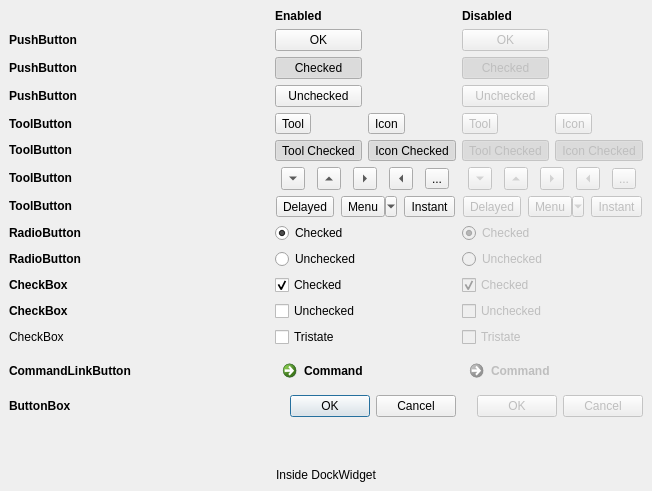
<?xml version="1.0" encoding="UTF-8"?>
<ui version="4.0">
 <class>DockWidget</class>
 <widget class="QDockWidget" name="DockWidget">
  <property name="geometry">
   <rect>
    <x>0</x>
    <y>0</y>
    <width>652</width>
    <height>491</height>
   </rect>
  </property>
  <property name="windowTitle">
   <string>Buttons</string>
  </property>
  <widget class="QWidget" name="dockWidgetContents">
   <layout class="QGridLayout" name="gridLayout">
    <item row="0" column="1">
     <widget class="QLabel" name="label_72">
      <property name="font">
       <font>
        <weight>75</weight>
        <bold>true</bold>
       </font>
      </property>
      <property name="text">
       <string>Enabled</string>
      </property>
     </widget>
    </item>
    <item row="0" column="3">
     <widget class="QLabel" name="label_73">
      <property name="font">
       <font>
        <weight>75</weight>
        <bold>true</bold>
       </font>
      </property>
      <property name="text">
       <string>Disabled</string>
      </property>
     </widget>
    </item>
    <item row="1" column="0">
     <widget class="QLabel" name="label_26">
      <property name="minimumSize">
       <size>
        <width>0</width>
        <height>0</height>
       </size>
      </property>
      <property name="maximumSize">
       <size>
        <width>16777215</width>
        <height>16777215</height>
       </size>
      </property>
      <property name="font">
       <font>
        <weight>75</weight>
        <bold>true</bold>
       </font>
      </property>
      <property name="toolTip">
       <string>This is a tool tip</string>
      </property>
      <property name="statusTip">
       <string>This is a status tip</string>
      </property>
      <property name="whatsThis">
       <string>This is &quot;what is this&quot;</string>
      </property>
      <property name="text">
       <string>PushButton</string>
      </property>
     </widget>
    </item>
    <item row="1" column="1">
     <widget class="QPushButton" name="pushButton">
      <property name="minimumSize">
       <size>
        <width>0</width>
        <height>0</height>
       </size>
      </property>
      <property name="maximumSize">
       <size>
        <width>16777215</width>
        <height>16777215</height>
       </size>
      </property>
      <property name="toolTip">
       <string>This is a tool tip</string>
      </property>
      <property name="statusTip">
       <string>This is a status tip</string>
      </property>
      <property name="whatsThis">
       <string>This is &quot;what is this&quot;</string>
      </property>
      <property name="text">
       <string>OK</string>
      </property>
     </widget>
    </item>
    <item row="1" column="3">
     <widget class="QPushButton" name="pushButtonDis">
      <property name="enabled">
       <bool>false</bool>
      </property>
      <property name="minimumSize">
       <size>
        <width>0</width>
        <height>0</height>
       </size>
      </property>
      <property name="maximumSize">
       <size>
        <width>16777215</width>
        <height>16777215</height>
       </size>
      </property>
      <property name="toolTip">
       <string>This is a tool tip</string>
      </property>
      <property name="statusTip">
       <string>This is a status tip</string>
      </property>
      <property name="whatsThis">
       <string>This is &quot;what is this&quot;</string>
      </property>
      <property name="text">
       <string>OK</string>
      </property>
      <property name="default">
       <bool>false</bool>
      </property>
     </widget>
    </item>
    <item row="2" column="0">
     <widget class="QLabel" name="label_74">
      <property name="font">
       <font>
        <weight>75</weight>
        <bold>true</bold>
       </font>
      </property>
      <property name="text">
       <string>PushButton</string>
      </property>
     </widget>
    </item>
    <item row="2" column="1">
     <widget class="QPushButton" name="pushButtonChecked">
      <property name="maximumSize">
       <size>
        <width>16777215</width>
        <height>16777215</height>
       </size>
      </property>
      <property name="text">
       <string>Checked</string>
      </property>
      <property name="checkable">
       <bool>true</bool>
      </property>
      <property name="checked">
       <bool>true</bool>
      </property>
     </widget>
    </item>
    <item row="2" column="3">
     <widget class="QPushButton" name="pushButtonCheckedDis">
      <property name="enabled">
       <bool>false</bool>
      </property>
      <property name="text">
       <string>Checked</string>
      </property>
      <property name="checkable">
       <bool>true</bool>
      </property>
      <property name="checked">
       <bool>true</bool>
      </property>
     </widget>
    </item>
    <item row="3" column="0">
     <widget class="QLabel" name="label_76">
      <property name="font">
       <font>
        <weight>75</weight>
        <bold>true</bold>
       </font>
      </property>
      <property name="text">
       <string>PushButton</string>
      </property>
     </widget>
    </item>
    <item row="3" column="1">
     <widget class="QPushButton" name="pushButtonUnchecked">
      <property name="text">
       <string>Unchecked</string>
      </property>
      <property name="checkable">
       <bool>true</bool>
      </property>
     </widget>
    </item>
    <item row="3" column="3">
     <widget class="QPushButton" name="pushButtonUncheckedDis">
      <property name="enabled">
       <bool>false</bool>
      </property>
      <property name="text">
       <string>Unchecked</string>
      </property>
      <property name="checkable">
       <bool>true</bool>
      </property>
     </widget>
    </item>
    <item row="4" column="0">
     <widget class="QLabel" name="label_33">
      <property name="minimumSize">
       <size>
        <width>0</width>
        <height>0</height>
       </size>
      </property>
      <property name="maximumSize">
       <size>
        <width>16777215</width>
        <height>16777215</height>
       </size>
      </property>
      <property name="font">
       <font>
        <weight>75</weight>
        <bold>true</bold>
       </font>
      </property>
      <property name="toolTip">
       <string>This is a tool tip</string>
      </property>
      <property name="statusTip">
       <string>This is a status tip</string>
      </property>
      <property name="whatsThis">
       <string>This is &quot;what is this&quot;</string>
      </property>
      <property name="text">
       <string>ToolButton</string>
      </property>
     </widget>
    </item>
    <item row="4" column="1">
     <widget class="QToolButton" name="toolButton">
      <property name="minimumSize">
       <size>
        <width>0</width>
        <height>0</height>
       </size>
      </property>
      <property name="maximumSize">
       <size>
        <width>16777215</width>
        <height>16777215</height>
       </size>
      </property>
      <property name="toolTip">
       <string>This is a tool tip</string>
      </property>
      <property name="statusTip">
       <string>This is a status tip</string>
      </property>
      <property name="whatsThis">
       <string>This is &quot;what is this&quot;</string>
      </property>
      <property name="text">
       <string>Tool</string>
      </property>
     </widget>
    </item>
    <item row="4" column="2">
     <widget class="QToolButton" name="toolButtonIcon">
      <property name="text">
       <string>Icon</string>
      </property>
      <property name="icon">
       <iconset resource="../../qdarkstyle/style.qrc">
        <normaloff>:/qss_icons/rc/window_undock@2x.png</normaloff>:/qss_icons/rc/window_undock@2x.png</iconset>
      </property>
     </widget>
    </item>
    <item row="4" column="3">
     <widget class="QToolButton" name="toolButtonDis">
      <property name="enabled">
       <bool>false</bool>
      </property>
      <property name="minimumSize">
       <size>
        <width>0</width>
        <height>0</height>
       </size>
      </property>
      <property name="maximumSize">
       <size>
        <width>16777215</width>
        <height>16777215</height>
       </size>
      </property>
      <property name="toolTip">
       <string>This is a tool tip</string>
      </property>
      <property name="statusTip">
       <string>This is a status tip</string>
      </property>
      <property name="whatsThis">
       <string>This is &quot;what is this&quot;</string>
      </property>
      <property name="text">
       <string>Tool</string>
      </property>
     </widget>
    </item>
    <item row="4" column="4">
     <widget class="QToolButton" name="toolButtonIconDis">
      <property name="enabled">
       <bool>false</bool>
      </property>
      <property name="text">
       <string>Icon</string>
      </property>
     </widget>
    </item>
    <item row="5" column="0">
     <widget class="QLabel" name="label_2">
      <property name="text">
       <string>&lt;html&gt;&lt;head/&gt;&lt;body&gt;&lt;p&gt;&lt;span style=&quot; font-weight:600;&quot;&gt;ToolButton&lt;/span&gt;&lt;/p&gt;&lt;/body&gt;&lt;/html&gt;</string>
      </property>
     </widget>
    </item>
    <item row="5" column="1">
     <widget class="QToolButton" name="toolButtonChecked">
      <property name="text">
       <string>Tool Checked</string>
      </property>
      <property name="checkable">
       <bool>true</bool>
      </property>
      <property name="checked">
       <bool>true</bool>
      </property>
      <property name="popupMode">
       <enum>QToolButton::DelayedPopup</enum>
      </property>
     </widget>
    </item>
    <item row="5" column="2">
     <widget class="QToolButton" name="toolButtonCheckedIcon">
      <property name="text">
       <string>Icon Checked</string>
      </property>
      <property name="icon">
       <iconset resource="../../qdarkstyle/style.qrc">
        <normaloff>:/qss_icons/rc/window_undock.png</normaloff>:/qss_icons/rc/window_undock.png</iconset>
      </property>
      <property name="checkable">
       <bool>true</bool>
      </property>
      <property name="checked">
       <bool>true</bool>
      </property>
     </widget>
    </item>
    <item row="5" column="3">
     <widget class="QToolButton" name="toolButtonCheckedDis">
      <property name="enabled">
       <bool>false</bool>
      </property>
      <property name="text">
       <string>Tool Checked</string>
      </property>
      <property name="checkable">
       <bool>true</bool>
      </property>
      <property name="checked">
       <bool>true</bool>
      </property>
      <property name="popupMode">
       <enum>QToolButton::DelayedPopup</enum>
      </property>
     </widget>
    </item>
    <item row="5" column="4">
     <widget class="QToolButton" name="toolButtonCheckedIconDis">
      <property name="enabled">
       <bool>false</bool>
      </property>
      <property name="text">
       <string>Icon Checked</string>
      </property>
      <property name="checkable">
       <bool>true</bool>
      </property>
      <property name="checked">
       <bool>true</bool>
      </property>
     </widget>
    </item>
    <item row="6" column="0">
     <widget class="QLabel" name="label_3">
      <property name="text">
       <string>&lt;html&gt;&lt;head/&gt;&lt;body&gt;&lt;p&gt;&lt;span style=&quot; font-weight:600;&quot;&gt;ToolButton&lt;/span&gt;&lt;/p&gt;&lt;/body&gt;&lt;/html&gt;</string>
      </property>
     </widget>
    </item>
    <item row="6" column="1" colspan="2">
     <layout class="QGridLayout" name="gridLayout_3">
      <item row="0" column="1">
       <widget class="QToolButton" name="toolButtonArrowUp">
        <property name="text">
         <string>...</string>
        </property>
        <property name="arrowType">
         <enum>Qt::UpArrow</enum>
        </property>
       </widget>
      </item>
      <item row="0" column="3">
       <widget class="QToolButton" name="toolButtonArrowLeft">
        <property name="text">
         <string>...</string>
        </property>
        <property name="arrowType">
         <enum>Qt::LeftArrow</enum>
        </property>
       </widget>
      </item>
      <item row="0" column="2">
       <widget class="QToolButton" name="toolButtonArrowRight">
        <property name="text">
         <string>...</string>
        </property>
        <property name="arrowType">
         <enum>Qt::RightArrow</enum>
        </property>
       </widget>
      </item>
      <item row="0" column="0">
       <widget class="QToolButton" name="toolButtonArrowDown">
        <property name="text">
         <string>...</string>
        </property>
        <property name="arrowType">
         <enum>Qt::DownArrow</enum>
        </property>
       </widget>
      </item>
      <item row="0" column="4">
       <widget class="QToolButton" name="toolButtonDots">
        <property name="text">
         <string>...</string>
        </property>
       </widget>
      </item>
     </layout>
    </item>
    <item row="6" column="3" colspan="2">
     <layout class="QGridLayout" name="gridLayout_2">
      <item row="0" column="1">
       <widget class="QToolButton" name="toolButtonArrowUpDis">
        <property name="enabled">
         <bool>false</bool>
        </property>
        <property name="text">
         <string>...</string>
        </property>
        <property name="arrowType">
         <enum>Qt::UpArrow</enum>
        </property>
       </widget>
      </item>
      <item row="0" column="0">
       <widget class="QToolButton" name="toolButtonArrowDownDis">
        <property name="enabled">
         <bool>false</bool>
        </property>
        <property name="text">
         <string>...</string>
        </property>
        <property name="arrowType">
         <enum>Qt::DownArrow</enum>
        </property>
       </widget>
      </item>
      <item row="0" column="2">
       <widget class="QToolButton" name="toolButtonArrowRightDis">
        <property name="enabled">
         <bool>false</bool>
        </property>
        <property name="text">
         <string>...</string>
        </property>
        <property name="arrowType">
         <enum>Qt::RightArrow</enum>
        </property>
       </widget>
      </item>
      <item row="0" column="3">
       <widget class="QToolButton" name="toolButtonArrowLeftDis">
        <property name="enabled">
         <bool>false</bool>
        </property>
        <property name="text">
         <string>...</string>
        </property>
        <property name="arrowType">
         <enum>Qt::LeftArrow</enum>
        </property>
       </widget>
      </item>
      <item row="0" column="4">
       <widget class="QToolButton" name="toolButtonDotsDis">
        <property name="enabled">
         <bool>false</bool>
        </property>
        <property name="text">
         <string>...</string>
        </property>
       </widget>
      </item>
     </layout>
    </item>
    <item row="7" column="0">
     <widget class="QLabel" name="label_4">
      <property name="text">
       <string>&lt;html&gt;&lt;head/&gt;&lt;body&gt;&lt;p&gt;&lt;span style=&quot; font-weight:600;&quot;&gt;ToolButton&lt;/span&gt;&lt;/p&gt;&lt;/body&gt;&lt;/html&gt;</string>
      </property>
     </widget>
    </item>
    <item row="7" column="1" colspan="2">
     <layout class="QHBoxLayout" name="horizontalLayout">
      <item>
       <widget class="QToolButton" name="toolButtonDelayedPopup">
        <property name="text">
         <string>Delayed</string>
        </property>
        <property name="arrowType">
         <enum>Qt::NoArrow</enum>
        </property>
       </widget>
      </item>
      <item>
       <widget class="QToolButton" name="toolButtonMenuButtonPopup">
        <property name="text">
         <string>Menu</string>
        </property>
        <property name="popupMode">
         <enum>QToolButton::MenuButtonPopup</enum>
        </property>
       </widget>
      </item>
      <item>
       <widget class="QToolButton" name="toolButtonInstantPopup">
        <property name="text">
         <string>Instant</string>
        </property>
        <property name="popupMode">
         <enum>QToolButton::InstantPopup</enum>
        </property>
       </widget>
      </item>
     </layout>
    </item>
    <item row="7" column="3" colspan="2">
     <layout class="QHBoxLayout" name="horizontalLayout_2">
      <item>
       <widget class="QToolButton" name="toolButtonDelayedPopupDis">
        <property name="enabled">
         <bool>false</bool>
        </property>
        <property name="text">
         <string>Delayed</string>
        </property>
        <property name="arrowType">
         <enum>Qt::NoArrow</enum>
        </property>
       </widget>
      </item>
      <item>
       <widget class="QToolButton" name="toolButtonMenuButtonPopupDis">
        <property name="enabled">
         <bool>false</bool>
        </property>
        <property name="text">
         <string>Menu</string>
        </property>
        <property name="popupMode">
         <enum>QToolButton::MenuButtonPopup</enum>
        </property>
       </widget>
      </item>
      <item>
       <widget class="QToolButton" name="toolButtonInstantPopupDis">
        <property name="enabled">
         <bool>false</bool>
        </property>
        <property name="text">
         <string>Instant</string>
        </property>
        <property name="popupMode">
         <enum>QToolButton::InstantPopup</enum>
        </property>
       </widget>
      </item>
     </layout>
    </item>
    <item row="8" column="0">
     <widget class="QLabel" name="label_75">
      <property name="font">
       <font>
        <weight>75</weight>
        <bold>true</bold>
       </font>
      </property>
      <property name="text">
       <string>RadioButton</string>
      </property>
     </widget>
    </item>
    <item row="8" column="1">
     <widget class="QRadioButton" name="radioButtonChecked">
      <property name="text">
       <string>Checked</string>
      </property>
      <property name="checked">
       <bool>true</bool>
      </property>
      <property name="autoExclusive">
       <bool>false</bool>
      </property>
     </widget>
    </item>
    <item row="8" column="3">
     <widget class="QRadioButton" name="radioButtonCheckedDis">
      <property name="enabled">
       <bool>false</bool>
      </property>
      <property name="text">
       <string>Checked</string>
      </property>
      <property name="checked">
       <bool>true</bool>
      </property>
      <property name="autoExclusive">
       <bool>false</bool>
      </property>
     </widget>
    </item>
    <item row="9" column="0">
     <widget class="QLabel" name="label_29">
      <property name="minimumSize">
       <size>
        <width>0</width>
        <height>0</height>
       </size>
      </property>
      <property name="maximumSize">
       <size>
        <width>16777215</width>
        <height>16777215</height>
       </size>
      </property>
      <property name="font">
       <font>
        <weight>75</weight>
        <bold>true</bold>
       </font>
      </property>
      <property name="toolTip">
       <string>This is a tool tip</string>
      </property>
      <property name="statusTip">
       <string>This is a status tip</string>
      </property>
      <property name="whatsThis">
       <string>This is &quot;what is this&quot;</string>
      </property>
      <property name="text">
       <string>RadioButton</string>
      </property>
     </widget>
    </item>
    <item row="9" column="1">
     <widget class="QRadioButton" name="radioButtonUnchecked">
      <property name="minimumSize">
       <size>
        <width>0</width>
        <height>0</height>
       </size>
      </property>
      <property name="maximumSize">
       <size>
        <width>16777215</width>
        <height>16777215</height>
       </size>
      </property>
      <property name="toolTip">
       <string>This is a tool tip</string>
      </property>
      <property name="statusTip">
       <string>This is a status tip</string>
      </property>
      <property name="whatsThis">
       <string>This is &quot;what is this&quot;</string>
      </property>
      <property name="text">
       <string>Unchecked</string>
      </property>
      <property name="autoExclusive">
       <bool>false</bool>
      </property>
     </widget>
    </item>
    <item row="9" column="3">
     <widget class="QRadioButton" name="radioButtonUncheckedDis">
      <property name="enabled">
       <bool>false</bool>
      </property>
      <property name="minimumSize">
       <size>
        <width>0</width>
        <height>0</height>
       </size>
      </property>
      <property name="maximumSize">
       <size>
        <width>16777215</width>
        <height>16777215</height>
       </size>
      </property>
      <property name="toolTip">
       <string>This is a tool tip</string>
      </property>
      <property name="statusTip">
       <string>This is a status tip</string>
      </property>
      <property name="whatsThis">
       <string>This is &quot;what is this&quot;</string>
      </property>
      <property name="text">
       <string>Unchecked</string>
      </property>
      <property name="checked">
       <bool>false</bool>
      </property>
      <property name="autoExclusive">
       <bool>false</bool>
      </property>
     </widget>
    </item>
    <item row="10" column="0">
     <widget class="QLabel" name="label_53">
      <property name="font">
       <font>
        <weight>75</weight>
        <bold>true</bold>
       </font>
      </property>
      <property name="text">
       <string>CheckBox</string>
      </property>
     </widget>
    </item>
    <item row="10" column="1">
     <widget class="QCheckBox" name="checkBoxChecked">
      <property name="text">
       <string>Checked</string>
      </property>
      <property name="checked">
       <bool>true</bool>
      </property>
     </widget>
    </item>
    <item row="10" column="3">
     <widget class="QCheckBox" name="checkBoxCheckedDis">
      <property name="enabled">
       <bool>false</bool>
      </property>
      <property name="text">
       <string>Checked</string>
      </property>
      <property name="checked">
       <bool>true</bool>
      </property>
     </widget>
    </item>
    <item row="11" column="0">
     <widget class="QLabel" name="label_30">
      <property name="minimumSize">
       <size>
        <width>0</width>
        <height>0</height>
       </size>
      </property>
      <property name="maximumSize">
       <size>
        <width>16777215</width>
        <height>16777215</height>
       </size>
      </property>
      <property name="font">
       <font>
        <weight>75</weight>
        <bold>true</bold>
       </font>
      </property>
      <property name="toolTip">
       <string>This is a tool tip</string>
      </property>
      <property name="statusTip">
       <string>This is a status tip</string>
      </property>
      <property name="whatsThis">
       <string>This is &quot;what is this&quot;</string>
      </property>
      <property name="text">
       <string>CheckBox</string>
      </property>
     </widget>
    </item>
    <item row="11" column="1">
     <widget class="QCheckBox" name="checkBoxEnabled">
      <property name="minimumSize">
       <size>
        <width>0</width>
        <height>0</height>
       </size>
      </property>
      <property name="maximumSize">
       <size>
        <width>16777215</width>
        <height>16777215</height>
       </size>
      </property>
      <property name="toolTip">
       <string>This is a tool tip</string>
      </property>
      <property name="statusTip">
       <string>This is a status tip</string>
      </property>
      <property name="whatsThis">
       <string>This is &quot;what is this&quot;</string>
      </property>
      <property name="text">
       <string>Unchecked</string>
      </property>
      <property name="tristate">
       <bool>false</bool>
      </property>
     </widget>
    </item>
    <item row="11" column="3">
     <widget class="QCheckBox" name="checkBoxUncheckedDis">
      <property name="enabled">
       <bool>false</bool>
      </property>
      <property name="minimumSize">
       <size>
        <width>0</width>
        <height>0</height>
       </size>
      </property>
      <property name="maximumSize">
       <size>
        <width>16777215</width>
        <height>16777215</height>
       </size>
      </property>
      <property name="toolTip">
       <string>This is a tool tip</string>
      </property>
      <property name="statusTip">
       <string>This is a status tip</string>
      </property>
      <property name="whatsThis">
       <string>This is &quot;what is this&quot;</string>
      </property>
      <property name="text">
       <string>Unchecked</string>
      </property>
      <property name="checked">
       <bool>false</bool>
      </property>
     </widget>
    </item>
    <item row="12" column="0">
     <widget class="QLabel" name="label">
      <property name="text">
       <string>CheckBox</string>
      </property>
     </widget>
    </item>
    <item row="12" column="1">
     <widget class="QCheckBox" name="checkBoxTristate">
      <property name="text">
       <string>Tristate</string>
      </property>
      <property name="checked">
       <bool>false</bool>
      </property>
      <property name="tristate">
       <bool>true</bool>
      </property>
     </widget>
    </item>
    <item row="12" column="3">
     <widget class="QCheckBox" name="checkBoxTristateDis">
      <property name="enabled">
       <bool>false</bool>
      </property>
      <property name="text">
       <string>Tristate</string>
      </property>
      <property name="checked">
       <bool>false</bool>
      </property>
      <property name="tristate">
       <bool>true</bool>
      </property>
     </widget>
    </item>
    <item row="13" column="0">
     <widget class="QLabel" name="label_31">
      <property name="minimumSize">
       <size>
        <width>0</width>
        <height>0</height>
       </size>
      </property>
      <property name="maximumSize">
       <size>
        <width>16777215</width>
        <height>16777215</height>
       </size>
      </property>
      <property name="font">
       <font>
        <weight>75</weight>
        <bold>true</bold>
       </font>
      </property>
      <property name="toolTip">
       <string>This is a tool tip</string>
      </property>
      <property name="statusTip">
       <string>This is a status tip</string>
      </property>
      <property name="whatsThis">
       <string>This is &quot;what is this&quot;</string>
      </property>
      <property name="text">
       <string>CommandLinkButton</string>
      </property>
     </widget>
    </item>
    <item row="13" column="1" colspan="2">
     <widget class="QCommandLinkButton" name="commandLinkButton">
      <property name="minimumSize">
       <size>
        <width>0</width>
        <height>0</height>
       </size>
      </property>
      <property name="maximumSize">
       <size>
        <width>16777215</width>
        <height>16777215</height>
       </size>
      </property>
      <property name="toolTip">
       <string>This is a tool tip</string>
      </property>
      <property name="statusTip">
       <string>This is a status tip</string>
      </property>
      <property name="whatsThis">
       <string>This is &quot;what is this&quot;</string>
      </property>
      <property name="text">
       <string>Command</string>
      </property>
     </widget>
    </item>
    <item row="13" column="3" colspan="2">
     <widget class="QCommandLinkButton" name="commandLinkButtonDIs">
      <property name="enabled">
       <bool>false</bool>
      </property>
      <property name="maximumSize">
       <size>
        <width>16777215</width>
        <height>16777215</height>
       </size>
      </property>
      <property name="text">
       <string>Command</string>
      </property>
     </widget>
    </item>
    <item row="14" column="0">
     <widget class="QLabel" name="label_32">
      <property name="minimumSize">
       <size>
        <width>0</width>
        <height>0</height>
       </size>
      </property>
      <property name="maximumSize">
       <size>
        <width>16777215</width>
        <height>16777215</height>
       </size>
      </property>
      <property name="font">
       <font>
        <weight>75</weight>
        <bold>true</bold>
       </font>
      </property>
      <property name="toolTip">
       <string>This is a tool tip</string>
      </property>
      <property name="statusTip">
       <string>This is a status tip</string>
      </property>
      <property name="whatsThis">
       <string>This is &quot;what is this&quot;</string>
      </property>
      <property name="text">
       <string>ButtonBox</string>
      </property>
     </widget>
    </item>
    <item row="14" column="1" colspan="2">
     <widget class="QDialogButtonBox" name="buttonBox">
      <property name="minimumSize">
       <size>
        <width>0</width>
        <height>0</height>
       </size>
      </property>
      <property name="maximumSize">
       <size>
        <width>16777215</width>
        <height>16777215</height>
       </size>
      </property>
      <property name="toolTip">
       <string>This is a tool tip</string>
      </property>
      <property name="statusTip">
       <string>This is a status tip</string>
      </property>
      <property name="whatsThis">
       <string>This is &quot;what is this&quot;</string>
      </property>
      <property name="standardButtons">
       <set>QDialogButtonBox::Cancel|QDialogButtonBox::Ok</set>
      </property>
     </widget>
    </item>
    <item row="14" column="3" colspan="2">
     <widget class="QDialogButtonBox" name="buttonBoxDis">
      <property name="enabled">
       <bool>false</bool>
      </property>
      <property name="standardButtons">
       <set>QDialogButtonBox::Cancel|QDialogButtonBox::Ok</set>
      </property>
     </widget>
    </item>
    <item row="15" column="0">
     <spacer name="verticalSpacer">
      <property name="toolTip">
       <string>Vertical Spacer 'verticalSpacer', 20 x 4</string>
      </property>
      <property name="statusTip">
       <string>This is a status tip</string>
      </property>
      <property name="whatsThis">
       <string>This is &quot;what is this&quot;</string>
      </property>
      <property name="orientation">
       <enum>Qt::Vertical</enum>
      </property>
      <property name="sizeHint" stdset="0">
       <size>
        <width>20</width>
        <height>4</height>
       </size>
      </property>
     </spacer>
    </item>
    <item row="16" column="0" colspan="5">
     <widget class="QLabel" name="label_36">
      <property name="toolTip">
       <string>This is a tool tip</string>
      </property>
      <property name="statusTip">
       <string>This is a status tip</string>
      </property>
      <property name="whatsThis">
       <string>This is &quot;what is this&quot;</string>
      </property>
      <property name="text">
       <string>Inside DockWidget</string>
      </property>
      <property name="alignment">
       <set>Qt::AlignCenter</set>
      </property>
     </widget>
    </item>
   </layout>
  </widget>
 </widget>
 <resources>
  <include location="../../qdarkstyle/style.qrc"/>
 </resources>
 <connections>
  <connection>
   <sender>radioButtonChecked</sender>
   <signal>clicked(bool)</signal>
   <receiver>radioButtonCheckedDis</receiver>
   <slot>setChecked(bool)</slot>
   <hints>
    <hint type="sourcelabel">
     <x>289</x>
     <y>202</y>
    </hint>
    <hint type="destinationlabel">
     <x>379</x>
     <y>211</y>
    </hint>
   </hints>
  </connection>
  <connection>
   <sender>radioButtonUnchecked</sender>
   <signal>clicked(bool)</signal>
   <receiver>radioButtonUncheckedDis</receiver>
   <slot>setChecked(bool)</slot>
   <hints>
    <hint type="sourcelabel">
     <x>239</x>
     <y>233</y>
    </hint>
    <hint type="destinationlabel">
     <x>391</x>
     <y>243</y>
    </hint>
   </hints>
  </connection>
  <connection>
   <sender>checkBoxChecked</sender>
   <signal>clicked(bool)</signal>
   <receiver>checkBoxCheckedDis</receiver>
   <slot>setChecked(bool)</slot>
   <hints>
    <hint type="sourcelabel">
     <x>217</x>
     <y>266</y>
    </hint>
    <hint type="destinationlabel">
     <x>374</x>
     <y>270</y>
    </hint>
   </hints>
  </connection>
  <connection>
   <sender>checkBoxEnabled</sender>
   <signal>clicked(bool)</signal>
   <receiver>checkBoxUncheckedDis</receiver>
   <slot>setChecked(bool)</slot>
   <hints>
    <hint type="sourcelabel">
     <x>237</x>
     <y>300</y>
    </hint>
    <hint type="destinationlabel">
     <x>362</x>
     <y>298</y>
    </hint>
   </hints>
  </connection>
  <connection>
   <sender>checkBoxTristate</sender>
   <signal>clicked(bool)</signal>
   <receiver>checkBoxTristateDis</receiver>
   <slot>setChecked(bool)</slot>
   <hints>
    <hint type="sourcelabel">
     <x>222</x>
     <y>333</y>
    </hint>
    <hint type="destinationlabel">
     <x>364</x>
     <y>333</y>
    </hint>
   </hints>
  </connection>
  <connection>
   <sender>commandLinkButton</sender>
   <signal>clicked(bool)</signal>
   <receiver>commandLinkButtonDIs</receiver>
   <slot>setChecked(bool)</slot>
   <hints>
    <hint type="sourcelabel">
     <x>230</x>
     <y>372</y>
    </hint>
    <hint type="destinationlabel">
     <x>376</x>
     <y>378</y>
    </hint>
   </hints>
  </connection>
  <connection>
   <sender>toolButton</sender>
   <signal>clicked(bool)</signal>
   <receiver>toolButtonDis</receiver>
   <slot>setChecked(bool)</slot>
   <hints>
    <hint type="sourcelabel">
     <x>190</x>
     <y>171</y>
    </hint>
    <hint type="destinationlabel">
     <x>364</x>
     <y>171</y>
    </hint>
   </hints>
  </connection>
  <connection>
   <sender>pushButtonChecked</sender>
   <signal>clicked(bool)</signal>
   <receiver>pushButtonCheckedDis</receiver>
   <slot>setChecked(bool)</slot>
   <hints>
    <hint type="sourcelabel">
     <x>227</x>
     <y>108</y>
    </hint>
    <hint type="destinationlabel">
     <x>372</x>
     <y>110</y>
    </hint>
   </hints>
  </connection>
  <connection>
   <sender>pushButtonUnchecked</sender>
   <signal>clicked(bool)</signal>
   <receiver>pushButtonUncheckedDis</receiver>
   <slot>setChecked(bool)</slot>
   <hints>
    <hint type="sourcelabel">
     <x>265</x>
     <y>139</y>
    </hint>
    <hint type="destinationlabel">
     <x>373</x>
     <y>143</y>
    </hint>
   </hints>
  </connection>
  <connection>
   <sender>pushButton</sender>
   <signal>clicked(bool)</signal>
   <receiver>pushButtonDis</receiver>
   <slot>click()</slot>
   <hints>
    <hint type="sourcelabel">
     <x>264</x>
     <y>71</y>
    </hint>
    <hint type="destinationlabel">
     <x>381</x>
     <y>73</y>
    </hint>
   </hints>
  </connection>
 </connections>
</ui>
